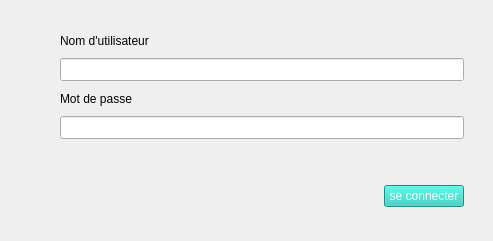
<?xml version="1.0" encoding="UTF-8"?>
<ui version="4.0">
 <class>Form</class>
 <widget class="QWidget" name="Form">
  <property name="geometry">
   <rect>
    <x>0</x>
    <y>0</y>
    <width>493</width>
    <height>241</height>
   </rect>
  </property>
  <property name="minimumSize">
   <size>
    <width>493</width>
    <height>225</height>
   </size>
  </property>
  <property name="maximumSize">
   <size>
    <width>493</width>
    <height>241</height>
   </size>
  </property>
  <property name="windowTitle">
   <string>Authentification</string>
  </property>
  <property name="windowIcon">
   <iconset>
    <normaloff>../../../../../../../.designer/res/logo db APP.png</normaloff>
    <normalon>../../../../../../../.designer/res/logo db APP.png</normalon>
    <disabledoff>../../../../../../../.designer/res/logo db APP.png</disabledoff>
    <disabledon>../../../../../../../.designer/res/logo db APP.png</disabledon>
    <activeoff>../../../../../../../.designer/res/logo db APP.png</activeoff>../../../../../../../.designer/res/logo db APP.png</iconset>
  </property>
  <layout class="QVBoxLayout" name="verticalLayout_2">
   <item>
    <widget class="QWidget" name="widget_3" native="true">
     <layout class="QHBoxLayout" name="horizontalLayout">
      <item>
       <widget class="QFrame" name="frame">
        <property name="styleSheet">
         <string notr="true">border-radius: 10px</string>
        </property>
        <property name="frameShape">
         <enum>QFrame::StyledPanel</enum>
        </property>
        <property name="frameShadow">
         <enum>QFrame::Raised</enum>
        </property>
        <layout class="QHBoxLayout" name="horizontalLayout_2">
         <item>
          <widget class="QLabel" name="logo">
           <property name="text">
            <string/>
           </property>
           <property name="pixmap">
            <pixmap>../../../../../../../.designer/res/icon/db_logo.png</pixmap>
           </property>
           <property name="scaledContents">
            <bool>false</bool>
           </property>
          </widget>
         </item>
        </layout>
       </widget>
      </item>
      <item>
       <widget class="QWidget" name="widget" native="true">
        <layout class="QVBoxLayout" name="verticalLayout">
         <item>
          <widget class="QLabel" name="label">
           <property name="text">
            <string>Nom d'utilisateur</string>
           </property>
          </widget>
         </item>
         <item>
          <widget class="QLineEdit" name="nom_u">
           <property name="maximumSize">
            <size>
             <width>407</width>
             <height>24</height>
            </size>
           </property>
          </widget>
         </item>
         <item>
          <widget class="QLabel" name="label_2">
           <property name="text">
            <string>Mot de passe</string>
           </property>
          </widget>
         </item>
         <item>
          <widget class="QLineEdit" name="mdp_u">
           <property name="maximumSize">
            <size>
             <width>407</width>
             <height>24</height>
            </size>
           </property>
           <property name="inputMethodHints">
            <set>Qt::ImhHiddenText|Qt::ImhNoAutoUppercase|Qt::ImhNoPredictiveText|Qt::ImhSensitiveData</set>
           </property>
           <property name="inputMask">
            <string notr="true"/>
           </property>
           <property name="echoMode">
            <enum>QLineEdit::Password</enum>
           </property>
          </widget>
         </item>
        </layout>
       </widget>
      </item>
     </layout>
    </widget>
   </item>
   <item>
    <widget class="QWidget" name="widget_4" native="true">
     <property name="maximumSize">
      <size>
       <width>475</width>
       <height>67</height>
      </size>
     </property>
     <layout class="QVBoxLayout" name="verticalLayout_4">
      <item>
       <widget class="QWidget" name="widget_2" native="true">
        <layout class="QHBoxLayout" name="horizontalLayout_3">
         <item>
          <spacer name="horizontalSpacer">
           <property name="orientation">
            <enum>Qt::Horizontal</enum>
           </property>
           <property name="sizeHint" stdset="0">
            <size>
             <width>40</width>
             <height>20</height>
            </size>
           </property>
          </spacer>
         </item>
         <item>
          <widget class="QPushButton" name="B_connexion">
           <property name="styleSheet">
            <string notr="true">background-color: rgb(34, 199, 184);
color: rgb(255, 255, 255);</string>
           </property>
           <property name="text">
            <string>se connecter</string>
           </property>
           <property name="icon">
            <iconset>
             <normaloff>../../../../../../../.designer/ressource/chevron-forward-outline.png</normaloff>../../../../../../../.designer/ressource/chevron-forward-outline.png</iconset>
           </property>
          </widget>
         </item>
        </layout>
       </widget>
      </item>
     </layout>
    </widget>
   </item>
  </layout>
 </widget>
 <resources/>
 <connections/>
</ui>
